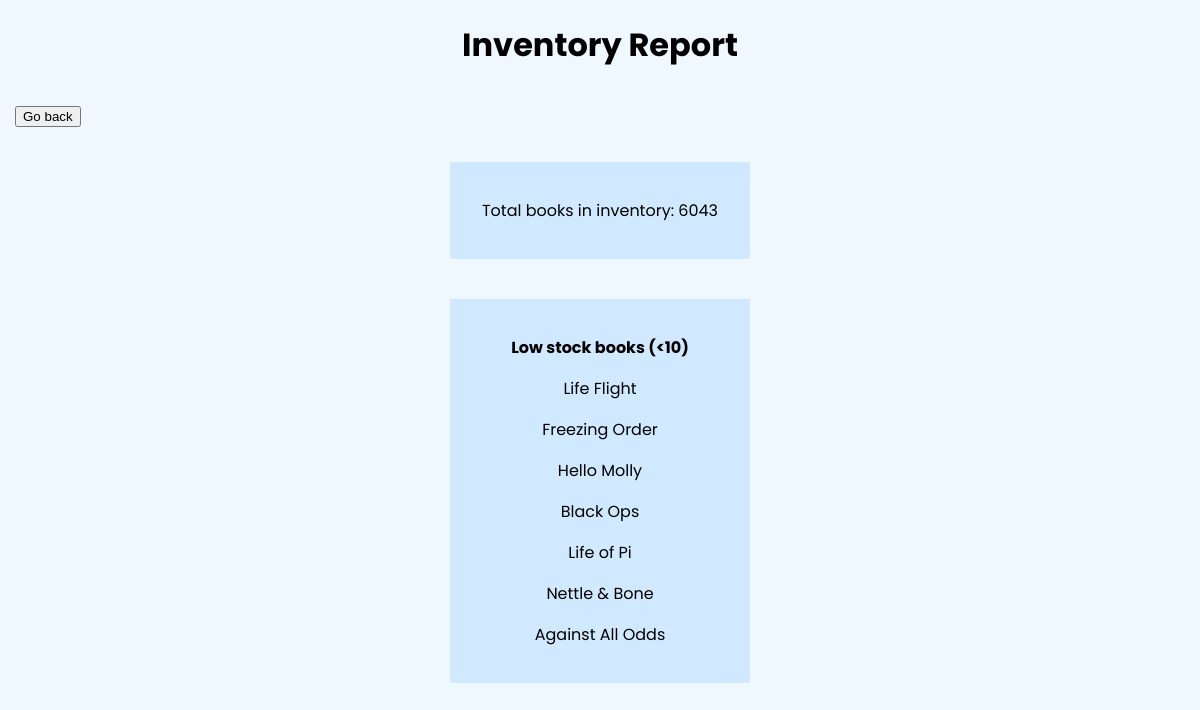
Before: /invReport.php (signed in) with the older database file.
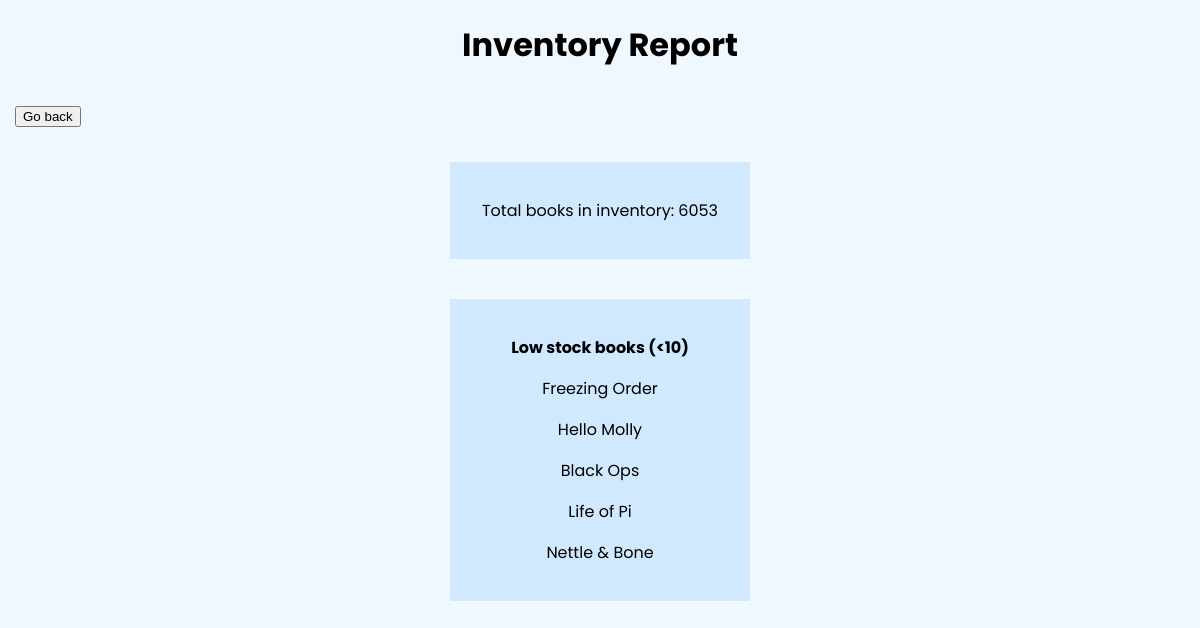
After: the same page with the newer database file.
### tables this page shows
CREATE TABLE `products` (
  `productID` int(11) NOT NULL,
  `categoryID` int(11) DEFAULT NULL,
  `productCode` varchar(10) DEFAULT NULL,
  `productName` varchar(255) DEFAULT NULL,
  `author` varchar(100) NOT NULL,
  `ISBN` text NOT NULL,
  `listPrice` decimal(10,2) DEFAULT NULL,
  `stock` int(11) NOT NULL,
  `genre` varchar(100) NOT NULL,
  `isBestSeller` int(11) NOT NULL,
  `imagePath` varchar(100) NOT NULL,
  `inCart` tinyint(1) NOT NULL
);

### invReport.php (the view, shortened to what this page needs)
<?php
	include("connection.php");
	$queryProducts = 'SELECT * FROM products WHERE categoryID = 2 ORDER BY stock';
	$products = mysqli_query($con, $queryProducts);
?>
<!doctype HTML>
<html lang="english">
<head>
	<link rel="stylesheet" href="css/account.css">
	<center>
		<h1>Inventory Report</h1>
	</center>
</head>
<body>
	<button onclick="location.href='vendor.php'" style="margin: 15px;">Go back</button>
	<center>
		<div id="box">
			<?php foreach ($products as $product) : ?>
				<?php
				$sum += intval($product['stock']);
				?>
			<?php endforeach ?>
			<p>Total books in inventory: <?php echo $sum?></p>
		</div>
		<div id="box">
			<p><b>Low stock books (<10)</b></p>
			<?php foreach ($products as $product) : ?>
				<p><?php
				if (intval($product['stock']) < 10) {
					echo $product['productName'];
				}
				?></p>
			<?php endforeach ?>
		</div>
	</center>
</body>
</html>

Changed rows visible on the page:
no longer on this page (row edited): products: productName "Life Flight"
no longer on this page (row edited): products: productName "Against All Odds"
Other visible differences:
$sum: "6043" → "6053"
